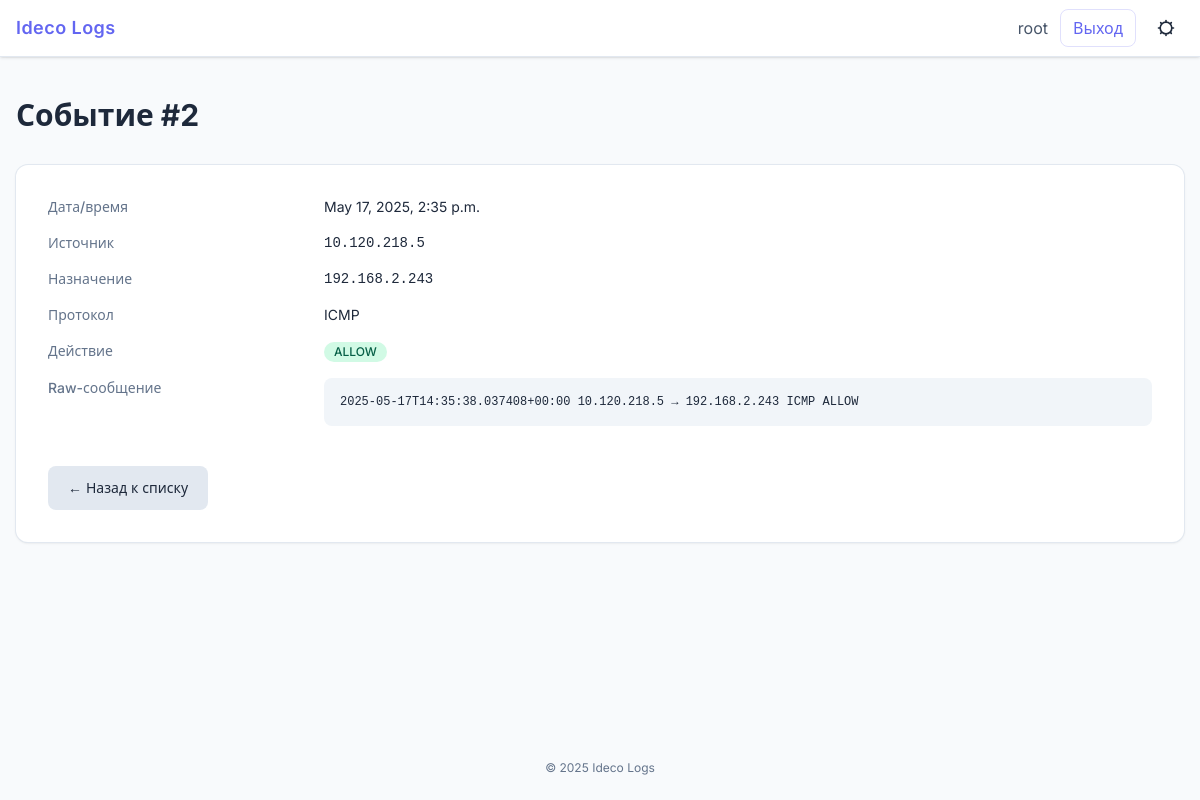
The app's page /event/2/ (signed in) with its own data.
### logs/models.py (models this page shows, shortened)
class Event(models.Model):
    created_at   = models.DateTimeField(auto_now_add=True)
    src_ip       = models.GenericIPAddressField(verbose_name='Источник')
    dst_ip       = models.GenericIPAddressField(verbose_name='Назначение')
    protocol     = models.CharField(max_length=10, blank=True)
    action       = models.CharField(max_length=32, help_text='ALLOW / DROP / etc.')
    raw_message  = models.TextField()
    class Meta:
        ordering = ['-created_at']
        verbose_name = 'Событие'
        verbose_name_plural = 'События'

### logs/views.py (the view)
# urls.py: path('event/<int:pk>/', event_detail, name='event_detail'),
@login_required
def event_detail(request, pk):
    event = get_object_or_404(Event, pk=pk)
    return render(request, 'event_detail.html', {
        'event': event,
    })

### logs/templates/event_detail.html (shortened to what this page needs)
{% extends 'base.html' %}
{% load tz %}
{% block content %}
<h2 class="text-3xl font-bold mb-8">Событие #{{ event.id }}</h2>
<div class="bg-white dark:bg-slate-900 shadow rounded-xl ring-1 ring-slate-200 dark:ring-slate-700 p-8 text-sm">
  <dl class="grid grid-cols-12 gap-y-4">
    <dt class="col-span-3 font-medium text-slate-500 dark:text-slate-400">Дата/время</dt>
    <dd class="col-span-9">{{ event.created_at|localtime }}</dd>
    <dt class="col-span-3 font-medium text-slate-500 dark:text-slate-400">Источник</dt>
    <dd class="col-span-9 font-mono">{{ event.src_ip }}</dd>
    <dt class="col-span-3 font-medium text-slate-500 dark:text-slate-400">Назначение</dt>
    <dd class="col-span-9 font-mono">{{ event.dst_ip }}</dd>
    <dt class="col-span-3 font-medium text-slate-500 dark:text-slate-400">Протокол</dt>
    <dd class="col-span-9 uppercase">{{ event.protocol }}</dd>
    <dt class="col-span-3 font-medium text-slate-500 dark:text-slate-400">Действие</dt>
    <dd class="col-span-9">
      <span class="inline-flex items-center rounded-full px-2.5 py-0.5 text-xs font-medium
        {% if event.action == 'ALLOW' %} bg-emerald-100 text-emerald-800 dark:bg-emerald-800/30 dark:text-emerald-300
        {% elif event.action == 'DROP' %} bg-rose-100 text-rose-800 dark:bg-rose-800/30 dark:text-rose-300
        {% else %} bg-slate-100 text-slate-600 dark:bg-slate-700/40 dark:text-slate-300 {% endif %}">
        {{ event.action }}
      </span>
    </dd>
    <dt class="col-span-3 font-medium text-slate-500 dark:text-slate-400">Raw-сообщение</dt>
    <dd class="col-span-9">
      <pre class="bg-slate-100 dark:bg-slate-800/60 p-4 rounded-lg overflow-x-auto text-xs">{{ event.raw_message }}</pre>
    </dd>
  </dl>
  <a href="{% url 'events' %}"
     class="inline-flex items-center mt-10 px-5 py-3 rounded-lg bg-slate-200 hover:bg-slate-300 text-slate-800 dark:bg-slate-700 dark:hover:bg-slate-600 dark:text-slate-100">
    ← Назад к списку
  </a>
</div>
{% endblock %}

### logs/templates/base.html (shortened to what this page needs)
{% load tz %}
<!DOCTYPE html>
<html lang="ru"
      x-data="{ dark: localStorage.theme==='dark' }"
      :class="{ 'dark': dark }"
      x-init="$watch('dark', v => localStorage.theme = v ? 'dark' : 'light')">
<head>
  <script src="https://cdn.tailwindcss.com?plugins=typography"></script>
</head>
<body class="min-h-screen flex flex-col bg-slate-50 text-slate-800 dark:bg-slate-900 dark:text-slate-200 antialiased">
  <nav class="sticky top-0 z-40 bg-white/90 dark:bg-slate-800/90 backdrop-blur shadow border-b border-slate-200 dark:border-slate-700">
    <div class="max-w-7xl mx-auto flex items-center justify-between h-14 px-4">
      <a href="{% url 'events' %}" class="text-lg font-semibold tracking-wide text-primary dark:text-white">Ideco Logs</a>
      {% if user.is_authenticated %}
      <div class="flex items-center gap-3">
        <span class="hidden sm:inline text-slate-600 dark:text-slate-300">{{ user.username }}</span>
        <a href="{% url 'logout' %}?next={{ request.path }}"
           class="px-3 py-1.5 rounded-lg border border-primary/20 text-primary hover:bg-primary hover:text-white transition">
          Выход
        </a>
        <button @click="dark=!dark" class="w-9 h-9 rounded-full flex items-center justify-center hover:bg-slate-900/5 dark:hover:bg-white/10 transition">
        </button>
      </div>
      {% endif %}
    </div>
  </nav>
  <main class="flex-1 max-w-7xl w-full mx-auto px-4 py-10">
    {% block content %}{% endblock %}
  </main>
  <footer class="py-6 text-center text-xs text-slate-500 dark:text-slate-400">
    © {% now "Y" %} Ideco Logs
  </footer>
</body>
</html>

### records on screen
Event: id "2", created_at "May 17, 2025, 2:35 p.m.", src_ip "10.120.218.5", dst_ip "192.168.2.243", protocol "ICMP", action "ALLOW", raw_message "2025-05-17T14:35:38.037408+00:00 10.120.218.5 → 192.168.2.243 ICMP ALLOW"

### other values on screen
{{ user.username }} "root"
